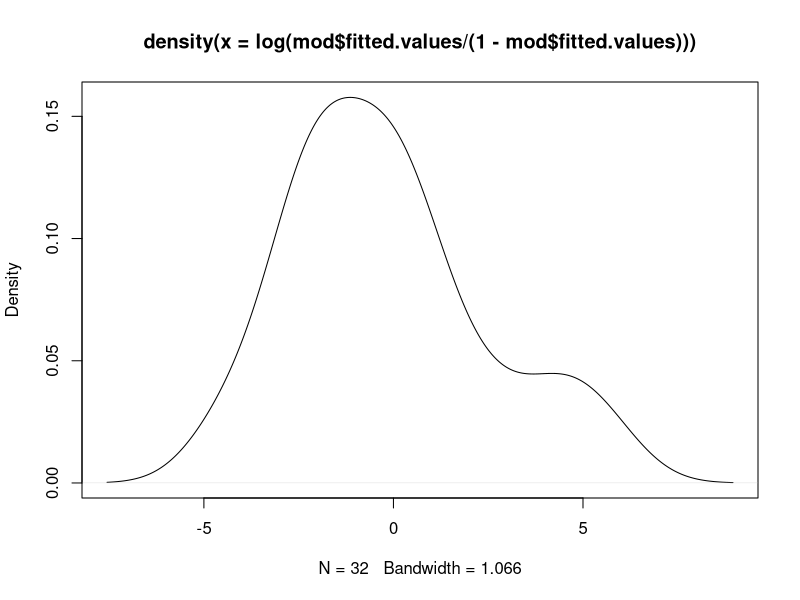
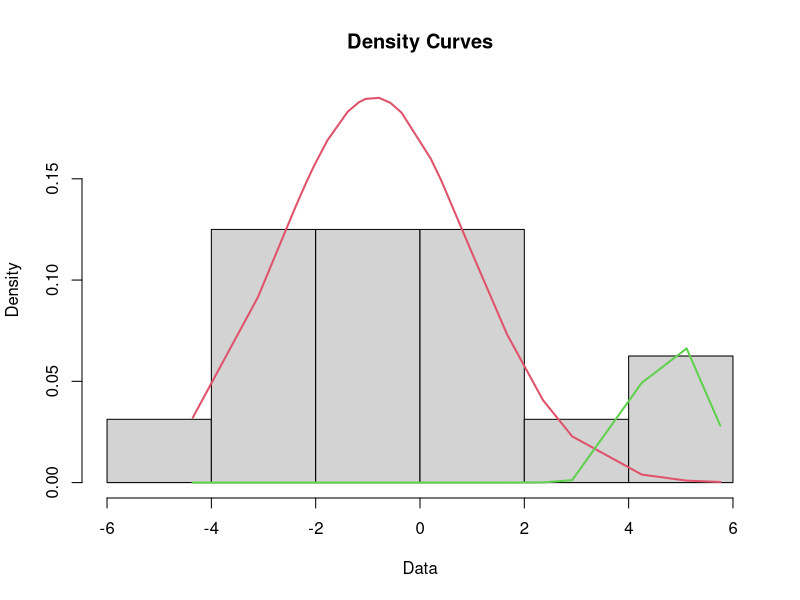

The R source for these figures, in order:
library(mixtools)

mod = glm(vs ~ mpg , family='binomial',data=mtcars)

# the log odds ratio of outcome probabilities is a bimodal distribution
plot(density( log( mod$fitted.values / (1-mod$fitted.values) ) ))

# it can be modeled by a gaussian mixture model
gmm = normalmixEM( log( mod$fitted.values / (1-mod$fitted.values) ) )

plot(gmm,which=2)
